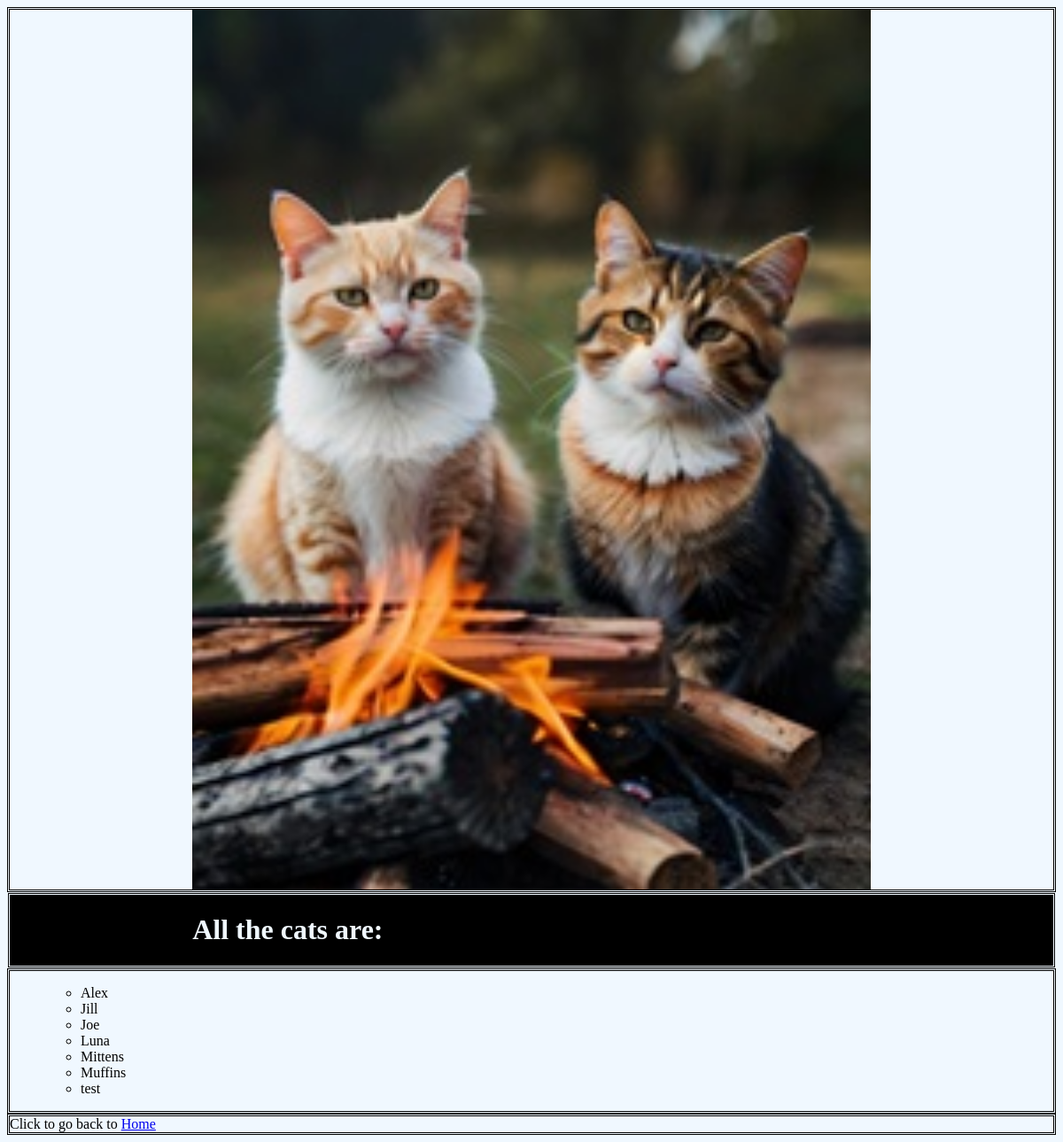
The app's page /cats/about/ with its own data.
### cats/models.py (models this page shows)
class Cat(models.Model):
	owner = models.ForeignKey(Student, on_delete=models.CASCADE)
	name = models.CharField(max_length=128)
	def __str__(self):
		return self.name

### cats/views.py (the view)
# urls.py: path('about/', views.about, name='about'),
def about(request):
    cats_list = Cat.objects.order_by('name')
    context_dict = {}
    context_dict['cats'] = cats_list
    return render(request, 'cats/about.html', context=context_dict)

### templates/cats/about.html (shortened to what this page needs)
<!DOCTYPE html>
{% load static %}
<html>
	<head>
		<link rel="stylesheet" href="{% static "css/base.css" %}" />
	</head>
	<body>
		<div>
        <img src="{% static 'images/cats_with_fire.jpg'%}" alt="Picture of a cat" class="center"/>
		</div>
		<div class="invert">
		<h1 class="center">All the cats are: </h1>
		</div>
		<div>
        {% if cats %}
            <ul>
                {% for cat in cats %}
                    <ul>
                    <li>{{ cat }}</li>
                    </ul>
                {% endfor %}
            </ul>
		{% endif %}
        </div>
		<div>
			Click to go back to <a href="/cats/">Home</a><br />
		</div>
	</body>
</html>

### static/css/base.css (style rules this page uses)
body { background-color: #F0F8FF; }
div { border-style: double; }
.center { display: block; margin-left: auto; margin-right: auto; width: 65%; }
.invert { background-color: black; color: #F0F8FF }

### records on screen
Cat: name "Alex"
Cat: name "Jill"
Cat: name "Joe"
Cat: name "Luna"
Cat: name "Mittens"
Cat: name "Muffins"
Cat: name "test"
